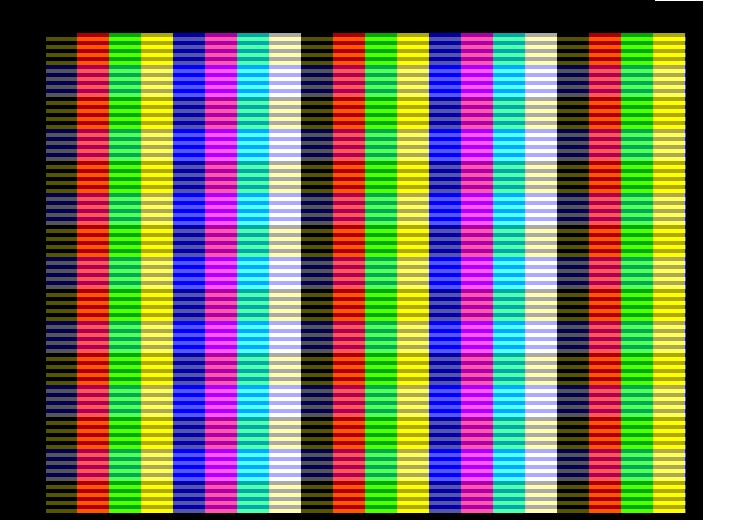
#> input picture LAB1-FlappyBird/src/examples/stripes/reference/frame0.png, 736 x 520 px
$ python image2hex.py ../LAB1-FlappyBird/src/examples/stripes/reference/frame0.png out.png
#> lines starting #> are read from the running program, lines starting #| are printed output that depends on the picture
#install this first
#sudo pip install pillow
#modify res, bitdepth according to your need
#current: height 240, proportional width, RGB: 222

import sys
from PIL import Image

if len(sys.argv) < 3:
    print("Usage: img.jpg img.mem")
    sys.exit()

input_file = sys.argv[1]
output_file = sys.argv[2]

im = Image.open(input_file)
#> im is the input picture: PIL image 736x520 RGBA; mean R, G, B, A 102.3, 102.3, 86.6, 243.5
im = im.convert("RGB")
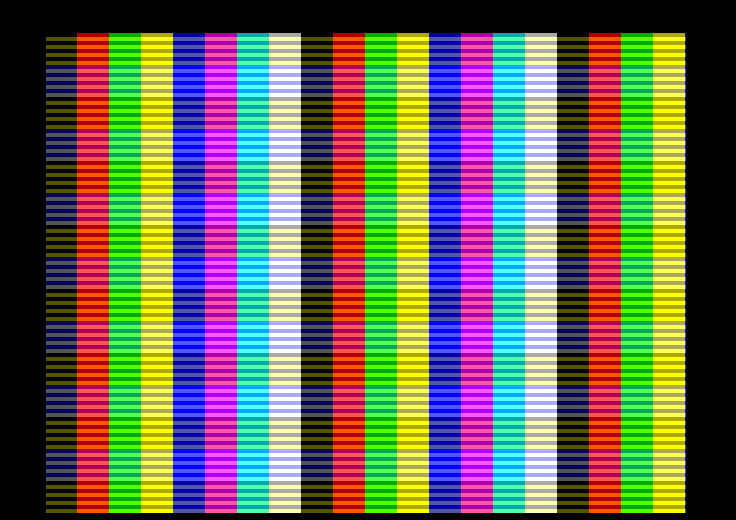
#> im: PIL image 736x520 RGB; mean R, G, B 102.3, 102.3, 86.6
width = max(1, round(im.width * 240 / im.height))
#> width = 340
im = im.resize((width, 240), Image.Resampling.LANCZOS)
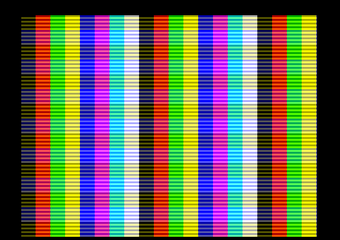
#> im: PIL image 340x240 RGB; mean R, G, B 102.4, 102.4, 86.7
print(f"Output: {width}x240 ({width * 240} memory words)")
#| Output: 340x240 (81600 memory words)

# 64-color palette: index = r*16 + g*4 + b, each channel level 0..3 -> 0,85,170,255
palette = []
for i in range(64):
    palette += [(i >> 4 & 3) * 85, (i >> 2 & 3) * 85, (i & 3) * 85]
pal_im = Image.new("P", (1,1))
pal_im.putpalette(palette)

# nearest palette color (= rounding per channel) + Floyd-Steinberg dithering
im = im.quantize(palette=pal_im, dither=Image.Dither.FLOYDSTEINBERG)
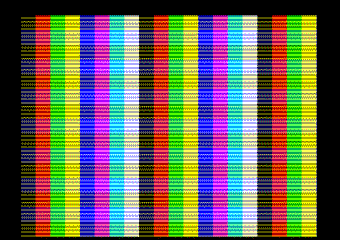
#> im: PIL image 340x240 P; mean R, G, B 102.2, 102.1, 86.7
#> (the run stopped early here; a loop or call above may not have finished)
